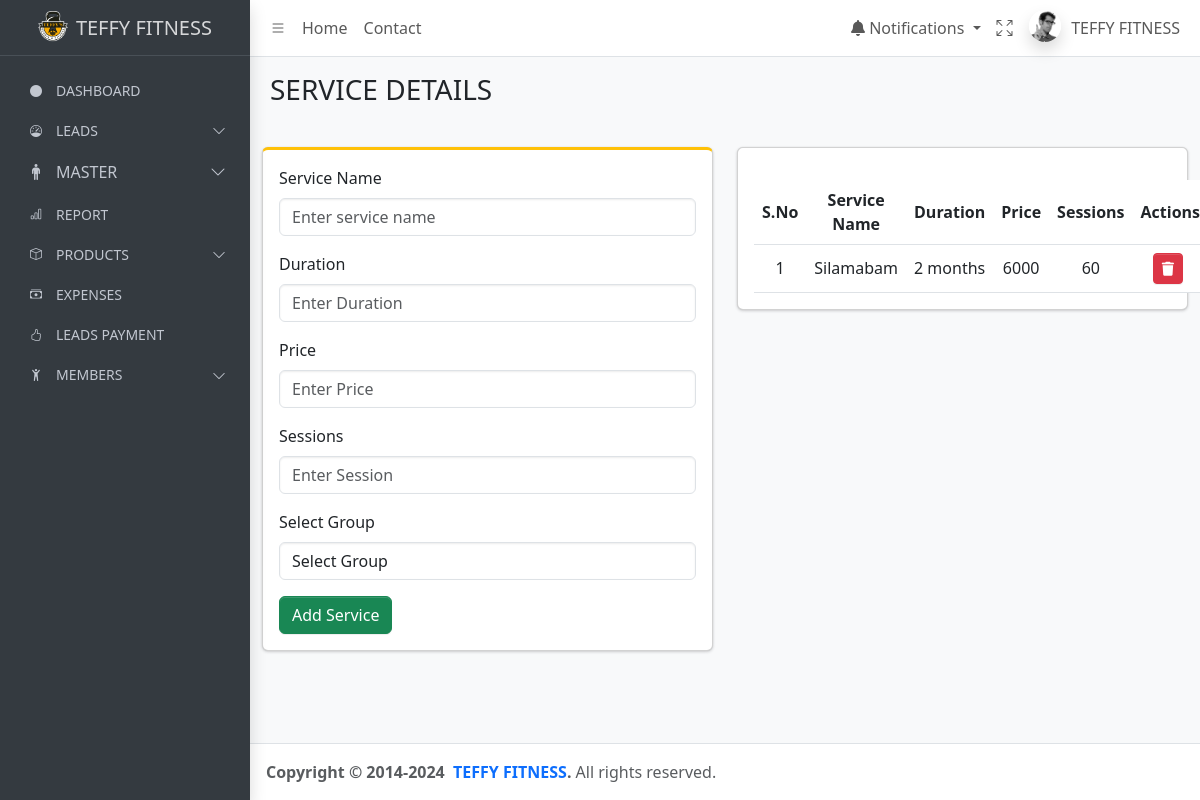
The app's page /service/ with its own data.
### teffyapp/models.py (models this page shows, shortened)
class Service(models.Model):
    name = models.CharField(max_length=100)
    duration = models.CharField(max_length=50, null=True, blank=True)
    prices = models.PositiveIntegerField(null=True, blank=True)
    group = models.CharField(max_length=100, null=True, blank=True)
    sessions = models.CharField(max_length=100,null=True, blank=True)

### teffyapp/views.py (the view, shortened to what this page needs)
# urls.py: path('service/',services,name="services"),
def services(request):
    try:
        all_services = Service.objects.all()
        return render(request, 'manage-services.html', {'services': all_services})
    except Exception as e:
        messages.error(request, f"An error occurred: {e}")
        return redirect('services')

### templates/manage-services.html (shortened to what this page needs)
{% extends "base.html" %}
{% block content %}
<main class="app-main">
    <div class="app-content-header">
        <div class="container-fluid">
            <div class="row">
                <div class="col-sm-6">
                    <h3 class="mb-0">SERVICE DETAILS</h3>
                </div>
            </div>
        </div>
    </div>
    <div class="container mt-4">
        <div class="row">
            <div class="col-md-6">
                <div class="card card-warning card-outline mb-4">
                    <div class="card-body">
                        <form method="POST" action="">
                            <div class="mb-3">
                                <label for="service_name" class="form-label">Service Name</label>
                                <input type="text" name="service_name" id="service_name" class="form-control" placeholder="Enter service name" required>
                            </div>
                            <div class="mb-3">
                                <label for="duration" class="form-label">Duration</label>
                                <input type="text" name="duration" id="duration" class="form-control" placeholder="Enter Duration" required>
                            </div>
                            <div class="mb-3">
                                <label for="price" class="form-label">Price</label>
                                <input type="number" name="price" id="price" class="form-control" placeholder="Enter Price" required>
                            </div>
                            <div class="mb-3">
                                <label for="sessions" class="form-label">Sessions</label>
                                <input type="text" name="sessions" id="sessions" class="form-control" placeholder="Enter Session" required>
                            </div>
                            <div class="mb-3">
                                <label for="group" class="form-label">Select Group</label>
                                <select id="group" class="form-control" name="group">
                                    <option value=""disabled selected>Select Group</option>
                                </select>
                            </div>
                            <button type="submit" class="btn btn-success">Add Service</button>
                        </form>
                    </div>
                </div>
            </div>
            <div class="col-md-6">
                <div class="card mb-4">
                    <div class="card-body">
                        <table class="table table-hover-sm mt-3" id="example1">
                            <thead>
                                <tr>
                                    <th>S.No</th>
                                    <th>Service Name</th>
                                    <th>Duration</th>
                                    <th>Price</th>
                                    <th>Sessions</th>
                                    <th>Actions</th>
                                </tr>
                            </thead>
                            <tbody>
                                {% for service in services %}
                                <tr>
                                    <td>{{ forloop.counter }}</td>
                                    <td>{{ service.name }}</td>
                                    <td>{{ service.duration }}</td>
                                    <td>{{ service.prices }}</td>
                                    <td>{{ service.sessions }}</td>
                                    <td>
                                        <a href="{% url 'delete_service' service.id %}" class="btn btn-danger btn-sm">
                                            <i class="fas fa-trash"></i>
                                        </a>
                                    </td>
                                </tr>
                                {% empty %}
                                <tr>
                                    <td colspan="4" class="text-center">No services available.</td>
                                </tr>
                                {% endfor %}
                            </tbody>
                        </table>
                    </div>
                </div>
            </div>
        </div>
    </div>
</main>
{% endblock %}
{% block script %}
<link rel="stylesheet" href="https://cdnjs.cloudflare.com/ajax/libs/font-awesome/6.0.0-beta3/css/all.min.css">
{% endblock script %}

### records on screen
Service: name "Silamabam", duration "2 months", prices "6000", sessions "60"
